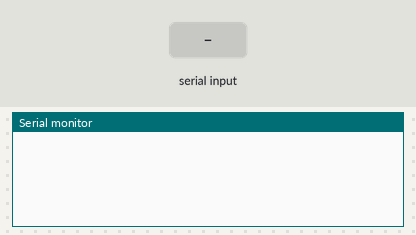
Simulated run of this sketch. Board: ESP8266 (NodeMCU). Parts: the last lines printed to the serial monitor. Inputs (shaded band) come from the test bench.

Above: at 1.2 s.
1.3 s: "D7\n" received over the second serial link
At 2.5 s:
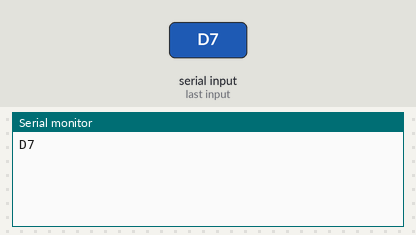
2.8 s: "1" received over the second serial link
At 3.7 s:
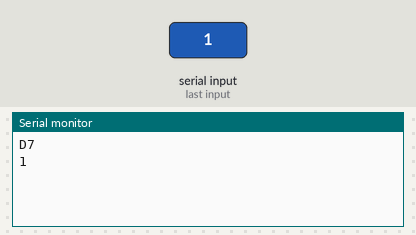

The sketch:

Step1.ino
```cpp
// (licence header left out)
#include <SoftwareSerial.h>

SoftwareSerial gpsSerial(D5,D6);              // set up UART for GPS data

void setup() {
  gpsSerial.begin(9600);                      // GPS Data @ 9600 baud
  Serial.begin(115200);                       // Serial monitor @ 115200 baud
}

void loop() {
  if (gpsSerial.available()) {                // any data from GPS?
    char c = gpsSerial.read();                // yes, so get the next character
    Serial.print(c);                          // and echo it to serial monitor
  }
}
```

Measured:
- after the input at 1.3 s, the serial monitor: prints a new line at once (image 1)
- after the input at 2.8 s, the serial monitor: prints a new line at once (image 2)
